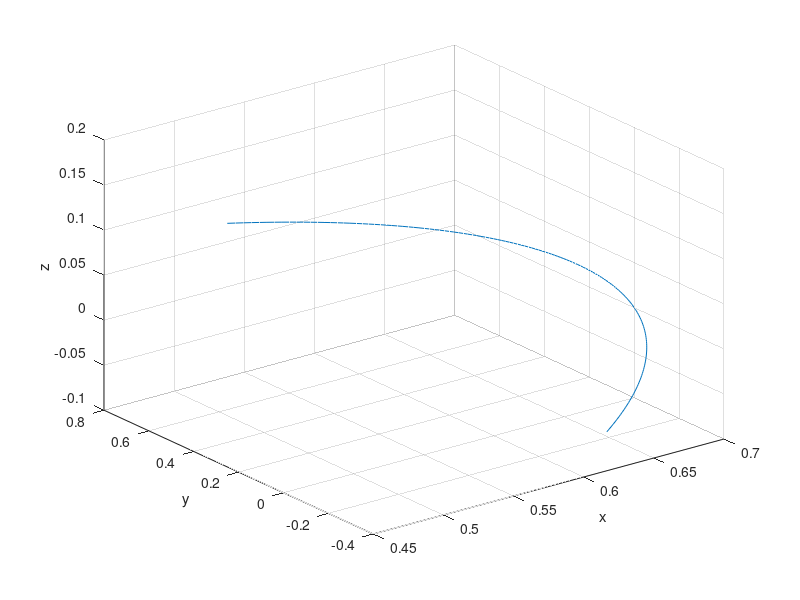

Source code (MATLAB): (Note: this script raises an error after producing the figure.)
y = 0.5:-0.005:0-0.3;
x= sqrt((0.7*ones(1,length(y))).^2 - y.^2);
z = y./4;
%x =  0.5*ones(1,length(y));

trajectory =[x;y;z]

close all
plot3(x,y,z)
grid on;
xlabel('x')
ylabel('y')
zlabel('z')

for i=1:size(traj,3)
    name = sprintf('demoTraj%d.txt',i-1);
    writeCartesianTrajectory(name,traj(:,:,i)',25)
end